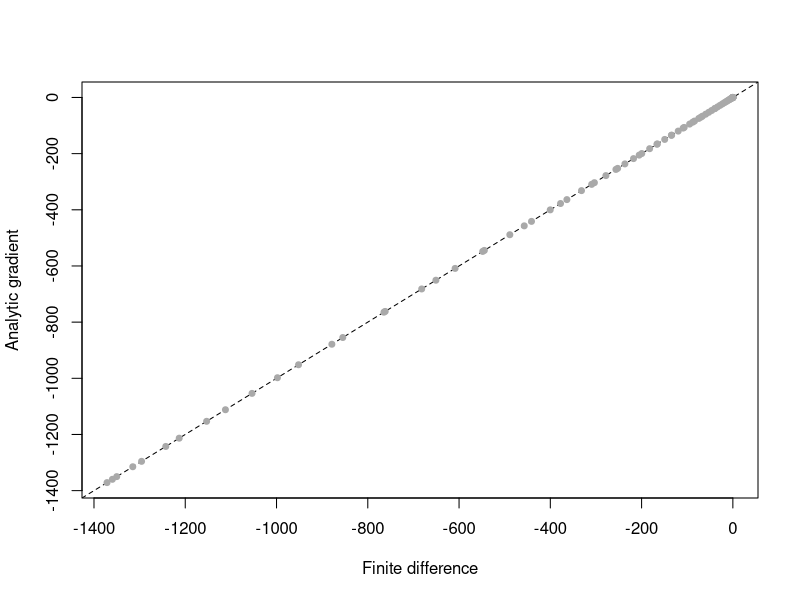
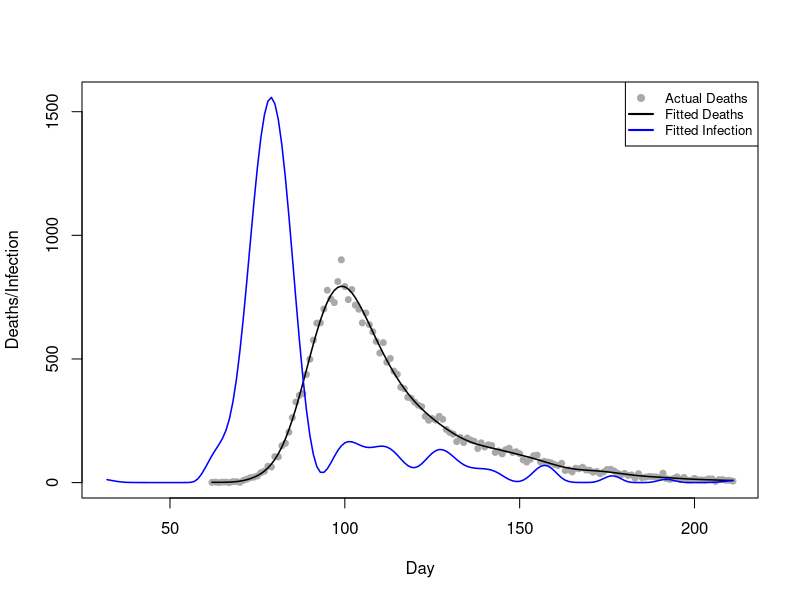
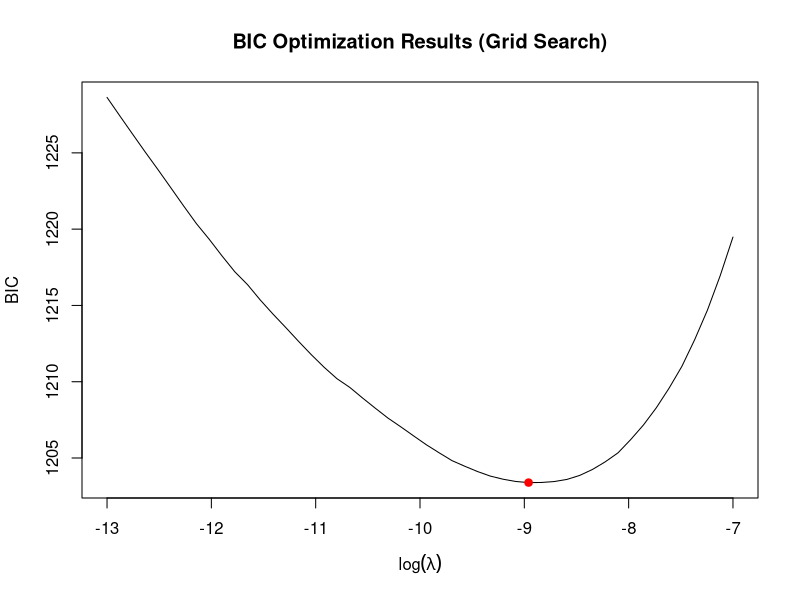
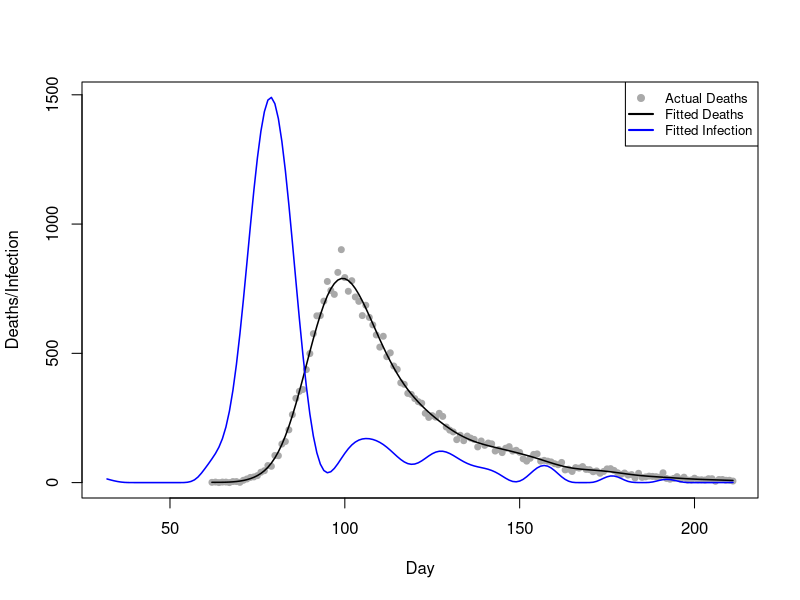
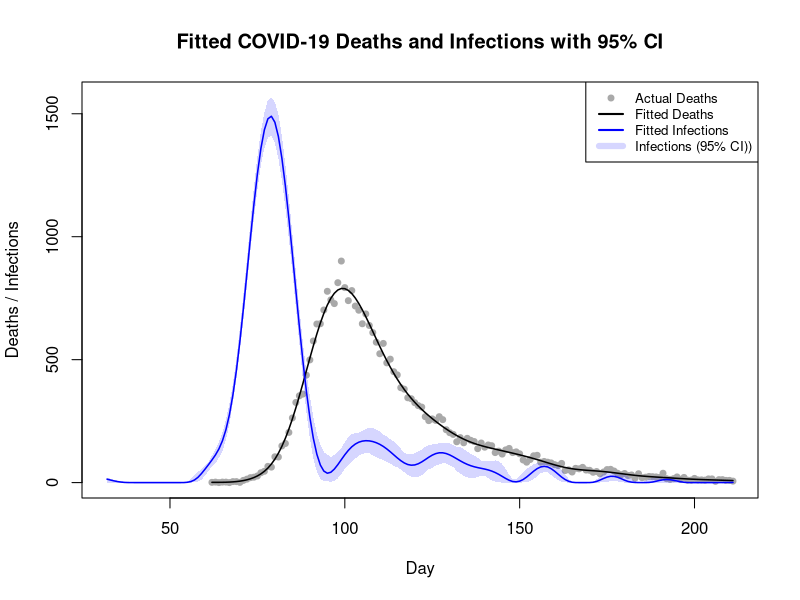

The R source for these figures, in order:
## Team Members: 
# 1. Shivasharini Govindasamy (Sharuuu27) - S2766392
# 2. Yu-Hsuan Hung (YuHsuan07) - S2793274
# 3. Yasuhiro Hara (hiroh-git) - S2826059

## Team Contributions:
# Yu-Hsuan - Created function to evaluate X_tilde, X, S(Q1)
             # Created function to evaluate penalized negative log likelihood (Q2)
             # Created plot for preliminary sanity check (Q3)
# Yasuhiro - Carried out finite differencing (Q2)
             # Carried out grid search to choose appropriate lambda by
             # minimising BIC (Q4)
# Shivasharini - Performed non-parametric bootstrapping (Q5)
                 # Created plot for deaths, infections (including 95% CI) (Q6)

## Github repo link:
# https://github.com/Sharuuu27/Extended-Statistical-Programming-Group-7/tree/387b93f0fa6f7a121bf2bab51640593a444cd7f4/Assignment4

## OVERVIEW: 
# This code fits a smooth deconvolution model to COVID-19 death data.
# It estimates the daily infection curve f(t) using penalized B-splines ($\beta=e^\gamma$).
# Optimization minimizes the penalized negative log-likelihood using BFGS.
# The optimal smoothing parameter $\lambda$ is chosen by minimizing the BIC criterion.
# Uncertainty in f(t) is assessed via 200 nonparametric bootstrap replicates.

## CODE STRUCTURE:
# 1. Data loading and initial evaluation of model matrices (X_tilde, X, S).
# 2. Definition and testing of the penalized negative log likelihood (PNLL) and its gradient.
# 3. Preliminary fit of the model using a starting value for $\lambda$ and visualization of results.
# 4. Grid search optimization to find the optimal $\lambda$ minimizing the BIC criterion.
# 5. Non-parametric bootstrapping using weighted likelihood functions to quantify uncertainty in f(t).
# 6. Final plot showing actual deaths, fitted deaths, and fitted infections with 95% confidence intervals.


## Load packages and data 

library(splines)
#setwd("file")
data <- read.table("engcov.txt", header=TRUE)
data$date <- as.Date(data$date, format="%d/%m/%y")


## Evaluate X_tilde, X and S

matrixes <- function(data, k=80){
# define a function to compute X_tilde, X and S 
  n <- nrow(data) # number of observation days, n
  t1 <- data$julian[1] - 30  # earliest infection day, setting as t1-30
  tn <- data$julian[n]       # latest infection day
  t_coverage <- t1:tn        # the scope of infection days
  # k-2 knots cover the scope of infection days
  unit <- (tn-t1)/(k-2-1)
  knot <- seq(t1-unit*3, tn+unit*3, length.out=(k+4))
  # adding 6 points beyond the original k+2 knots, ensuring a total of k+4 knots
  x_tilde <- splineDesign(knots=knot, x=t_coverage, ord=4, outer.ok=TRUE)
  # design matrix, X_tilde, for the B-splines defined by knots at the values 
  # in the scope of infection days
  s <- crossprod(diff(diag(k), diff=2))
  # smoothing penalty matrix S
  x <- matrix(0, nrow=n, ncol=k)
  # initialise the death model matrix X
  d <- 1:80 # the range of days from infection to death.
  edur <- 3.151 # mean parameter for the log-normal distribution.
  sdur <- 0.469 # standard deviation parameter for the log-normal distribution
  pd <- dlnorm(d, edur, sdur) # probability density
  pd <- pd / sum(pd) # normalize probabilities pd
  for (i in 1:n) { #loop over each observation days
    j_max <- min(29+i, 80)
    # determine the maximum interval j_max for the convolution limit.
    for (j in 1:j_max) { # loop over all possible interval j
      y <- 30+i-j
      x[i,] <- x[i,] + x_tilde[y,]*pd[j]
      # X_{i,k}=\sum_{j=1}^{min(29+i,80)}\tilde{X}_{(30+i-j),k}\times \pi_{j}
    }
  }
  list(X_tilde=x_tilde, X=x, S=s) # return the three computed matrices
}

k <- 80
m <- matrixes(data, k=k)
x_tilde <- m$X_tilde
x <- m$X
s <- m$S
y <- data$deaths
# extract x_tilde, x, and s


## Preparation for optim()

pnll <- function(gamma,x,y,s,lambda){
# define the penalised negative log likelihood (pnll) function
  beta <- exp(gamma) # beta = exp(gamma), ensuring positive f
  mu <- x %*% beta   # mu = X %*% beta
  ll <- y*log(mu) - mu - lgamma(y+1) # log-likelihood
  p <- lambda*(t(beta) %*% s %*% beta)/2 # penalty
  -sum(ll) + p # return pnll= -sum(ll) + p
}

gpnll <- function(gamma,x,y,s,lambda){
# Define the gradient of pnll
  beta <- exp(gamma) # beta = exp(gamma), ensuring positive f
  mu <- as.vector(x %*% beta) # mu = X %*% beta
  z <- y/mu-1 # z = y/mu - 1
  dll <- as.vector(t(x) %*% z) * beta # d(sum l_i)/d(gamma)
  dp <- lambda * beta * as.vector(s %*% beta)# d(p)/d(gamma)
  -dll+dp # return total gradient:-[d(sum l_i)/d(gamma)]+[d(p)/d(gamma)]
}

#check 
fd <- gamma0 <- rep(log(10),k) # set gamma0 for testing
lambda0 <- 0.1 # set test lambda value.
pnll0 <- pnll(gamma0, lambda0, x=x, y=y, s=s) # pnll at gamma0 and lambda0
eps <- 1e-7 # finite difference interval 
for (i in seq_along(gamma0)) { # loop over gamma0
  gamma1 <- gamma0
  gamma1[i] <- gamma1[i] + eps  # increase gamma1[i] by eps         
  pnll1 <- pnll(gamma1, lambda0, x=x, y=y, s=s) # compute resulting pnll
  fd[i] <- (pnll1 - pnll0) / eps   # approximate -dl/dgamma[i]      
}
analytic_grad <- gpnll(gamma0,lambda0,x=x,y=y,s=s)
max_abs_diff <- max(abs(analytic_grad - fd)) # Max absolute difference
cat("Max absolute difference between analytic and finite difference gradient:", max_abs_diff, "\n")

squared_errors <- (analytic_grad - fd)^2
rmse <- sqrt(mean(squared_errors))
data_range <- max(fd) - min(fd)
nrmse_range <- rmse / data_range             # Normalised RMSE with range
cat("Normalised RMSE (Range):", nrmse_range, "\n")
# the results indicating that gpnll is coded correctly
# (∵Max Diff and  NRMSE are sufficiently low)

plot(fd, analytic_grad, # visualise QQ plot
     type = "n",
     xlab="Finite difference",
     ylab="Analytic gradient")
abline(a=0, b=1, lty=2) # draw the 45 degree line
points(fd, analytic_grad, # draw the data points on top of the line
       pch = 19,
       col = "darkgray",
       cex = 0.8)
# the result indicating that gpnll is coded correctly


## Plot the actual and fitted deaths and fitted daily infection curve

fit <- optim(par=gamma0, fn=pnll, gr=gpnll,
             lambda=5e-5, x=x, y=y, s=s,
             method="BFGS") #, hessian=TRUE
# Use optim function with BFGS method to optimise
gamma_h <- fit$par       # Get the fitted optimal parameters gamma_h
beta_h <- exp(gamma_h)   # Calculate the fitted B-spline coefficients beta_h
mu_h <- x %*% beta_h     # Calculate the fitted expected deaths mu_h
f_h<- x_tilde %*% beta_h # Calculate the fitted new infection curve f_h

# Set parameters
n <- nrow(data)
t1 <- data$julian[1] - 30
tn <- data$julian[n]
t_coverage <- t1:tn

# Plot actual deaths data (gray dots)
plot(data$julian, y, 
     type="p", 
     pch=19, 
     col="darkgray", 
     cex=.8,
     xlab="Day", 
     ylab="Deaths/Infection", 
     xlim=c(t1,tn), 
     ylim=range(c(f_h, data$deaths)))
# Plot fitted deaths data (black line)
lines(data$julian, mu_h, col="black", lwd=1.5)
# Plot fitted infection data (blue line)
lines(t_coverage, f_h, type="l", col="blue", lwd=1.5)
# Plot legend
legend("topright", 
       legend=c("Actual Deaths", "Fitted Deaths", "Fitted Infection"), 
       col=c("darkgray", "black", "blue"),
       pch=c(19, NA, NA), lty=c(NA, 1, 1), lwd=2, cex=.8)


## Choosing an approriate lambda using BIC

lsp <- seq(-13, -7, length=50) # Defining the grid
lambdas <- exp(lsp)
#n <- nrow(data) # number of observation
#k <- ncol(x) # number of parameters: 80

BIC <- EDF <- rep(0, length(lsp))
gamma_start <- gamma_h # Initial parameter（from Step 3）

for (i in 1:length(lambdas)) {
  # Grid search
  lambda_i <- lambdas[i]
 
  # i. Fit model
  fit <- optim(par=gamma_start, fn=pnll, gr=gpnll,
               lambda=lambda_i, x=x, y=y, s=s,
               method="BFGS") #, hessian=TRUE
  
  gamma_h <- fit$par
  beta_h <- exp(gamma_h)
  mu_h <- as.vector(x %*% beta_h) # fitted expected deaths mu_h (μ̂_i)
  
  # ii. Calculate EDF
  W <- diag(y/(mu_h^2))
  
  XWX <- t(x) %*% W %*% x # H_0 = X^T W X + 0*S = X^T W X
  
  H_lambda <- XWX + lambda_i*s # H_lambda = X^T W X + lambda S
  
  H_inv_H0 <- solve(H_lambda, XWX) # (H_lambda)^(-1) %*% H_0
  
  EDF[i] <- sum(diag(H_inv_H0)) # trace(A) = sum(diag(A))
  
  # iii. Calculate l(beta_h)
  P <- lambda_i*(t(beta_h) %*% s %*% beta_h)/2
  # P = lambda * beta_h^T S * beta_h / 2
  
  ll <- -fit$value + P # ll = -nll = -pnll + P
  
  # iv. BIC = -2l(beta_h) + log(n)*EDF
  BIC[i] <- -2*ll + log(n)*EDF[i]
}

# v. Find optimal λ
i_opt <- which.min(BIC)      # index where BIC is minimum
lambda_opt <- lambdas[i_opt] # optimal lambda!
lsp_opt <- lsp[i_opt]        # optimal log(lambda)
EDF_opt <- EDF[i_opt]        # EDF at minimum BIC
BIC_min <- BIC[i_opt]        # minimum BIC


plot(lsp, BIC, type="l",  # Visualise the results
     xlab=expression(log(lambda)),
     ylab="BIC",
     main="BIC Optimization Results (Grid Search)")
points(lsp_opt, BIC_min, col="red", pch=19)

# Print the results
cat("--- Optimal Lambda Selection ---\n")
cat("Optimal log(lambda):", lsp_opt, "\n")
cat("Optimal lambda:", lambda_opt, "\n")
cat("Minimum BIC:", BIC_min, "\n")
cat("EDF at minimum BIC:", EDF_opt)

# Fit model with optimal lambda
fit_opt <- optim(par=gamma_start, fn=pnll, gr=gpnll,
                 lambda=lambda_opt, x=x, y=y, s=s,
                 method="BFGS") #, hessian=TRUE
# Use optim function with BFGS method to optimise
gamma_h_opt <- fit_opt$par       # Get the fitted optimal parameters gamma_h
beta_h_opt <- exp(gamma_h_opt)   # Calculate the fitted B-spline coefficients beta_h
mu_h_opt <- x %*% beta_h_opt     # Calculate the fitted expected deaths mu_h
f_h_opt <- x_tilde %*% beta_h_opt # Calculate the fitted new infection curve f_h

# Plot with optimal parameters
plot(data$julian, y, # Plot actual deaths data (gray dots)
     type="p",
     pch=19,
     col="darkgray",
     cex=.8,
     xlab="Day",
     ylab="Deaths/Infection",
     xlim=c(t1,tn),
     ylim=range(c(f_h_opt, data$deaths)))

lines(data$julian, mu_h_opt,  # Plot fitted deaths data (black line)
      col="black",
      lwd=1.5)

lines(t_coverage, f_h_opt, # Plot fitted infection data (blue line)
      type="l",
      col="blue",
      lwd=1.5)

legend("topright", # Plot legend
       legend=c("Actual Deaths", "Fitted Deaths", "Fitted Infection"),
       col=c("darkgray", "black", "blue"),
       pch=c(19, NA, NA), lty=c(NA, 1, 1), lwd=2, cex=.8)


## Non-parametric bootstrapping for uncertainty

pnll_weight <- function(gamma, x, y, s, lambda, w) {
  # define the penalised negative log likelihood (pnll) function with weights
  beta <- exp(gamma) # ensuring f(t) is positive
  mu <- x %*% beta
  ll <- y*log(mu) - mu - lgamma(y+1)
  p <- lambda*(t(beta) %*% s %*% beta)/2 # penalty
  -sum(w * ll) + p # return weighted pnll
}

gpnll_weight <- function(gamma, x, y, s, lambda, w) {
  # Define the gradient of weighted pnll
  beta <- exp(gamma)
  mu <- as.vector(x %*% beta)
  z <- y/mu - 1
  dll <- as.vector(t(x) %*% (w * z)) * beta #(z is multiplied with weights)
  dp <- lambda * beta * as.vector(s %*% beta)
  -dll + dp # return total weighted gradient
}

n_bootstrap <- 200 # to generate 200 bootstrap replicates

fhat_bootstrap <- matrix(0, nrow = nrow(x_tilde), ncol = n_bootstrap)
# creating matrix for the bootstrap

for (i in 1:n_bootstrap) {
  # Generate bootstrap weights for replicate = i
  wb <- tabulate(sample(n, replace=TRUE), n)
  
  # Fit the model using the weighted functions
  fit_b_hat <- optim(par=gamma_h_opt,  # Optimal parameter
                 fn=pnll_weight,       # New weighted pnll
                 gr=gpnll_weight,      # New weighted gradient
                 lambda=lambda_opt,    # Fixed optimal lambda from Q4
                 x=x, y=y, s=s, w=wb,
                 method="BFGS")
  
  gamma_b <- fit_b_hat$par # parameters from this bootstrap fit
  beta_b <- exp(gamma_b)
  
  f_hat_b <- x_tilde %*% beta_b # fitted infection curve for this replicate
  
  fhat_bootstrap[, i] <- f_hat_b # store the result of infection curve
}


## Final results plot with confidence limits

fitted_lower <- apply(fhat_bootstrap, 1, quantile, probs = 0.025)
# lower confidence bound for infection in each day

fitted_upper <- apply(fhat_bootstrap, 1, quantile, probs = 0.975)
# upper confidence bound for infection in each day

ylim_max <- max(c(y, fitted_upper), na.rm = TRUE)
# ensure the canvas is big enough to fit the entire plot

plot(data$julian, y,
     type = "p",
     pch = 19,
     col = "darkgray",
     cex = 0.8,
     xlab = "Day",
     ylab = "Deaths / Infections",
     main = "Fitted COVID-19 Deaths and Infections with 95% CI",
     xlim = c(t1, tn), 
     ylim = c(0, ylim_max))

polygon(c(t_coverage, rev(t_coverage)),
        # outlines the confidence band width along the t-coverage
        c(fitted_upper, rev(fitted_lower)),
        col = rgb(0.2, 0.2, 1, 0.2),
        border = NA)

lines(data$julian, mu_h_opt, # Plot fitted deaths data (black line)
      col = "black",
      lwd = 1.5)

lines(t_coverage, f_h_opt, # Plot fitted infection data (blue line)
      col = "blue",
      lwd = 1.5)

legend("topright", # plot legend
       legend = c("Actual Deaths", "Fitted Deaths", "Fitted Infections",
                  "Infections (95% CI))"),
       col = c("darkgray", "black", "blue", rgb(0.2, 0.2, 1, 0.2)),
       pch = c(19, NA, NA, NA),
       lwd = c(NA, 2, 2, 6),
       fill = c(NA, NA, NA, NA),
       border = NA,
       cex = 0.8)
